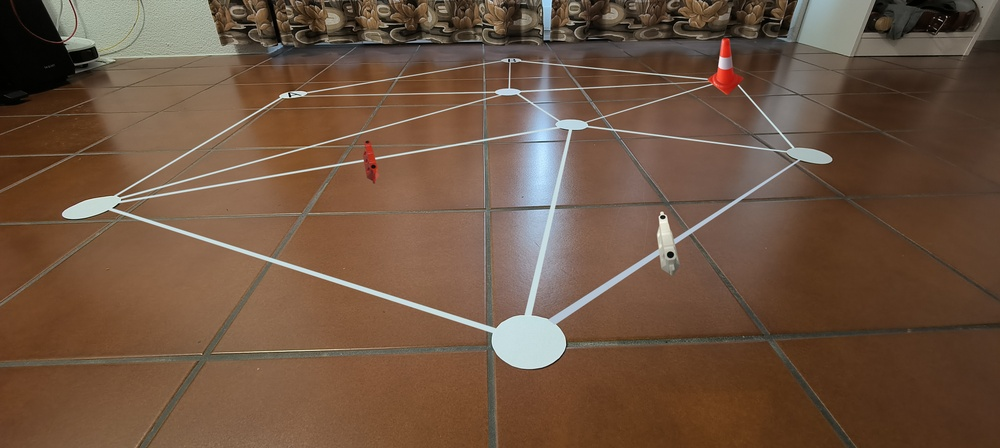
#> input picture src/utils/tests/Bilder/MusterBoden/Test1.jpg, 1000 x 448 px, shrunk from 4096 x 1834 before the run
$ python -i main.py   (imports and definitions only)
#> lines starting #> are read from the running program, lines starting #| are printed output that depends on the picture; after the words box and inside, x2 and y2 are one past the last pixel; in counts of white or black regions, pixels touching at a corner belong together
#> in process_image, img is the input picture: shape (448, 1000, 3); mean B, G, R 65.4, 84.4, 110.5
import time

import heapq
from YoloDetector import YoloDetector
import Matrix

START_NODE = "E"
TARGET_NODES = ["A", "B", "C"]
MODEL_PATH = "my_model.pt"
TXT_PATH = "C:/Users/timon/hslu/4sem/Pren1/PREN1G11/scripts/work/pictures/detected_objects.txt"
TEST_PICTURES = "C:/Users/timon/hslu/4sem/Pren1/PREN1G11/scripts/work/pictures/"
BILDPFAD = "C:/Users/timon/hslu/4sem/Pren1/PREN1G11/scripts/work/new_pictures/"

# [34 lines left out: functions detect_objects, dijkstra_shortest_path, calculate_next_node, not called in this run]
import cv2
import numpy as np
import os


def remove_color(img: np.ndarray,
                 bgr_color: tuple,
                 tol: int,
                 bright_thresh: int) -> np.ndarray:
#> called with bgr_color = (128, 64, 0), tol = 100, bright_thresh = 178
    gray = cv2.cvtColor(img, cv2.COLOR_BGR2GRAY)
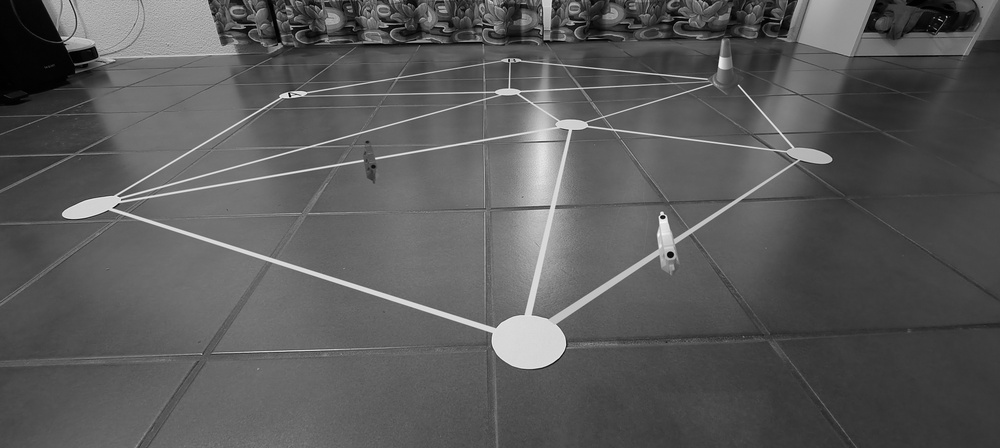
#> gray: shape (448, 1000); min 0, max 253, mean 90
    _, bright_mask = cv2.threshold(gray, bright_thresh, 255, cv2.THRESH_BINARY)
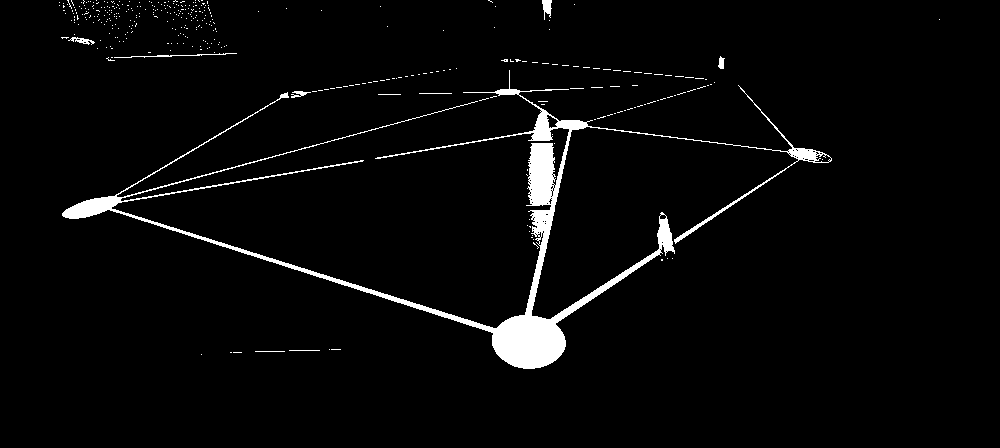
#> bright_mask: shape (448, 1000); 3.3% white; 368 white regions (358 under 20 px), largest, box (x1, y1, x2, y2) and area: (62, 70, 832, 369) 13132, (114, 53, 237, 58) 146, (542, 0, 552, 20) 124

    low = np.array([max(c - tol, 0) for c in bgr_color], dtype=np.uint8)
    high = np.array([min(c + tol, 255) for c in bgr_color], dtype=np.uint8)
    color_mask = cv2.inRange(img, low, high)
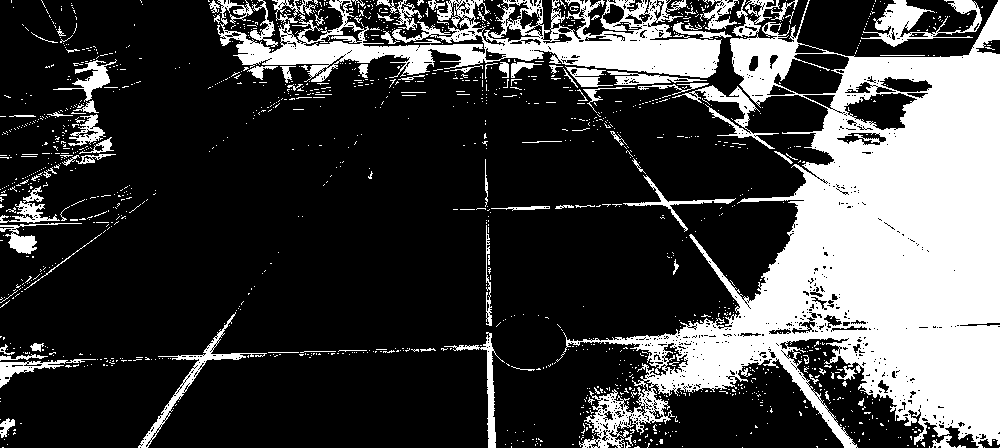
#> color_mask: shape (448, 1000); 26.5% white; 1398 white regions (1304 under 20 px), largest, box (x1, y1, x2, y2) and area: (556, 0, 1000, 448) 80222, (217, 0, 722, 82) 17007, (861, 0, 982, 47) 1937

    combined = cv2.bitwise_or(color_mask, cv2.bitwise_not(bright_mask))

    out = img.copy()
    out[combined != 0] = (255, 255, 255)
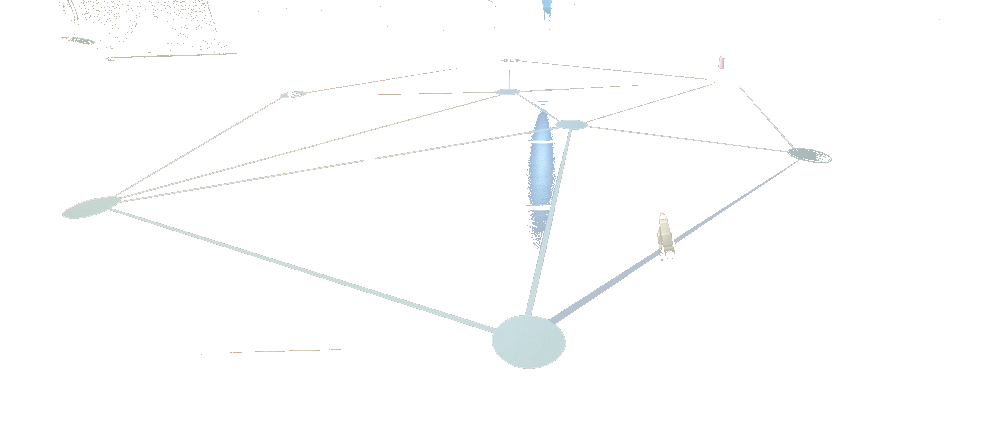
#> out: shape (448, 1000, 3); mean B, G, R 253.6, 253.5, 253
    return out


def process_image(input_path: str,
                  bgr_color=(128, 64, 0),
                  tol=100,
                  bright=178):
    if not os.path.isfile(input_path):
        print(f"❌ Datei nicht gefunden: {input_path}")
        return

    img = cv2.imread(input_path)
    if img is None:
        print("❌ Fehler beim Einlesen des Bildes!")
        return

    result = remove_color(img, bgr_color, tol, bright)

    input_dir, input_file = os.path.split(input_path)
    name, _ = os.path.splitext(input_file)
    output_path = os.path.join(input_dir, f"bearbeitet_{name}.jpg")

    if cv2.imwrite(output_path, result):
        print(f"✔ Ergebnis gespeichert unter: {output_path}")
    else:
        print("❌ Fehler beim Speichern!")

# [49 lines left out: functions blub, traverse_graph, not called in this run]


# [8 lines not run here, left out]

>>> result = process_image('../../src/utils/tests/Bilder/MusterBoden/Test1.jpg')

$ run again, on src/utils/tests/Bilder/MusterBoden/Test4.jpg
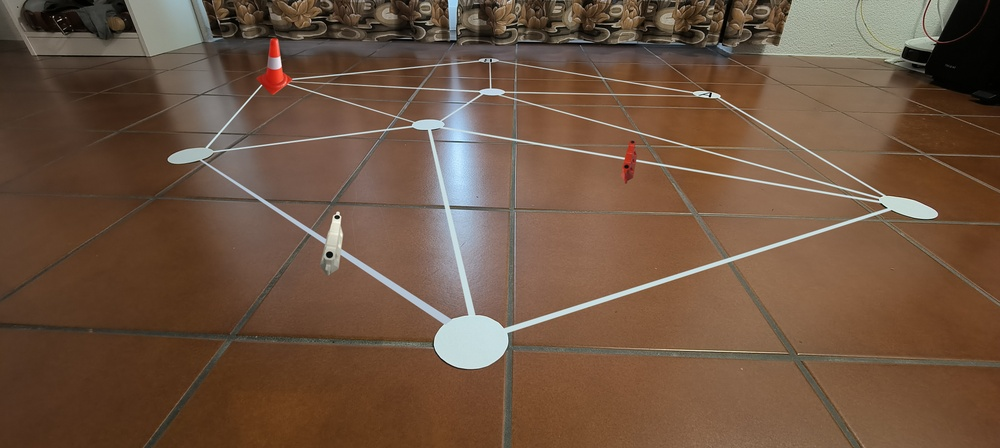
#> input picture src/utils/tests/Bilder/MusterBoden/Test4.jpg, 1000 x 448 px, shrunk from 4096 x 1834 before the run
#> in process_image, img is the input picture: shape (448, 1000, 3); mean B, G, R 65.4, 84.4, 110.5
#> in remove_color, `_, bright_mask = cv2.threshold(gray, bright_thresh, 255, cv2.THRESH_BI..`:
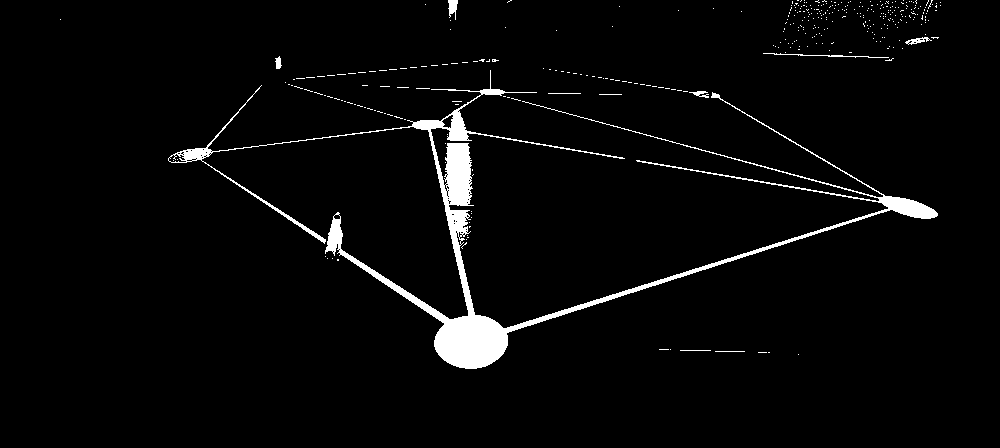
#> bright_mask: shape (448, 1000); 3.3% white; 364 white regions (354 under 20 px), largest, box (x1, y1, x2, y2) and area: (168, 70, 938, 369) 13139, (763, 53, 889, 58) 149, (448, 0, 458, 20) 124
#> color_mask: shape (448, 1000); 26.6% white; 1390 white regions (1293 under 20 px), largest, box (x1, y1, x2, y2) and area: (0, 0, 439, 448) 81229, (278, 0, 791, 82) 17406, (18, 0, 139, 47) 1941
#> in remove_color, `out[combined != 0] = (255, 255, 255)`:
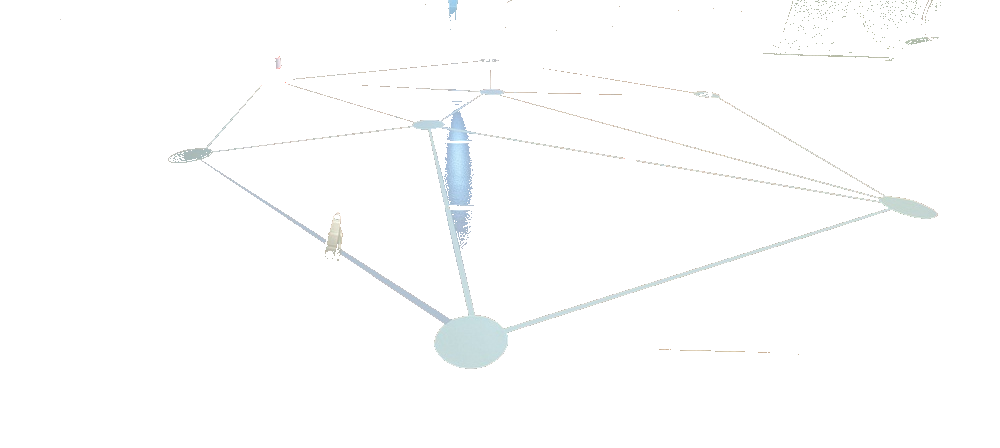
#> out: shape (448, 1000, 3); mean B, G, R 253.6, 253.5, 253
